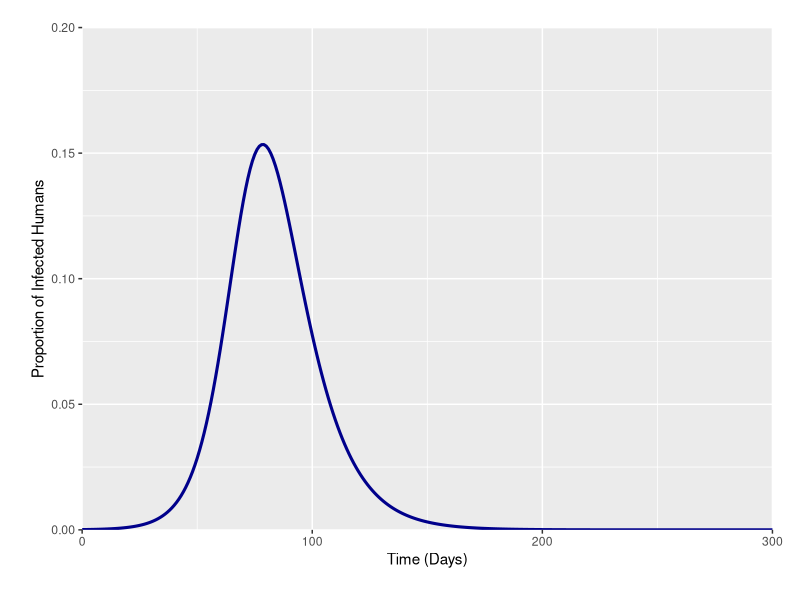
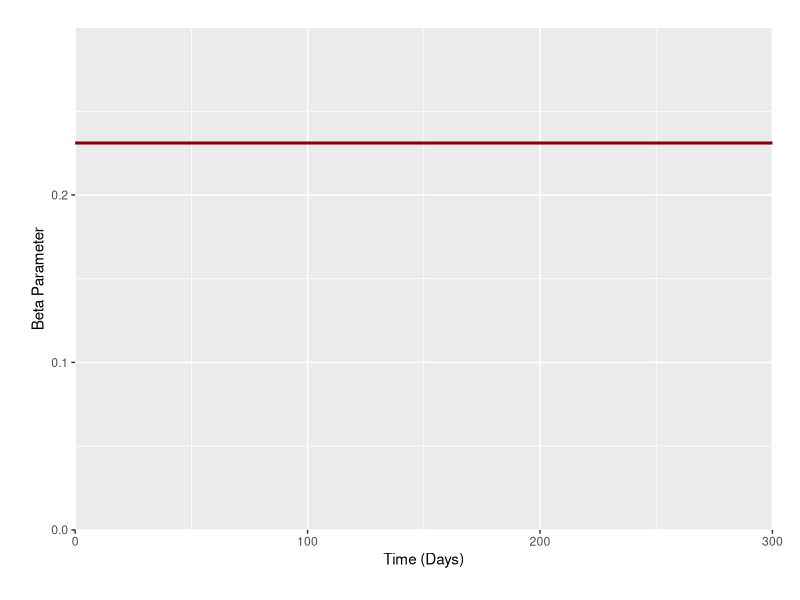
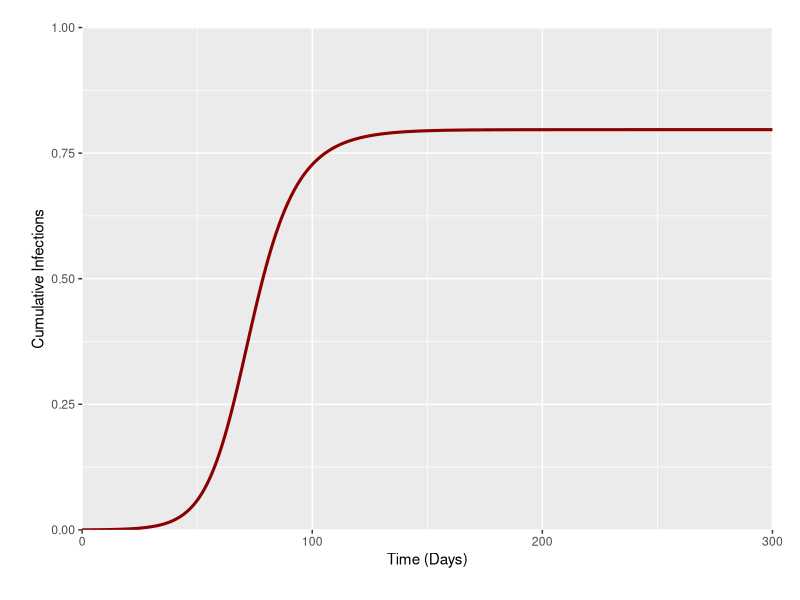
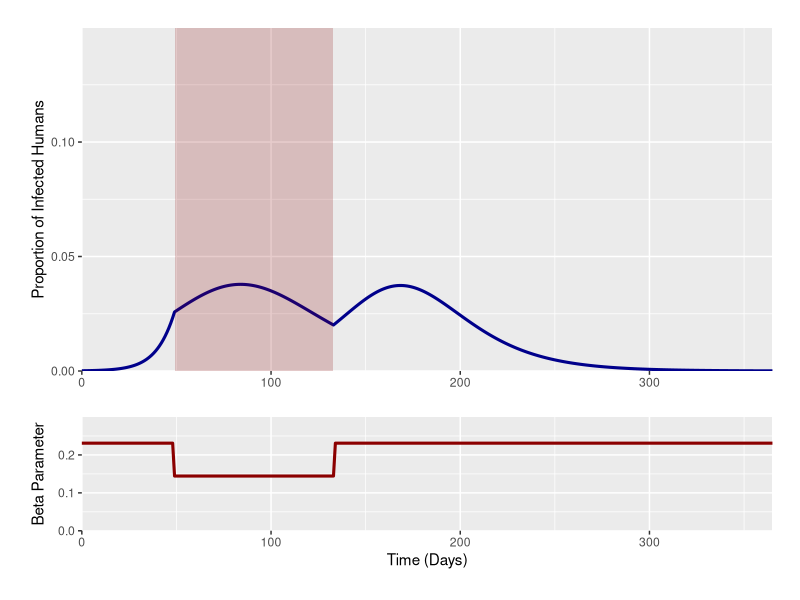
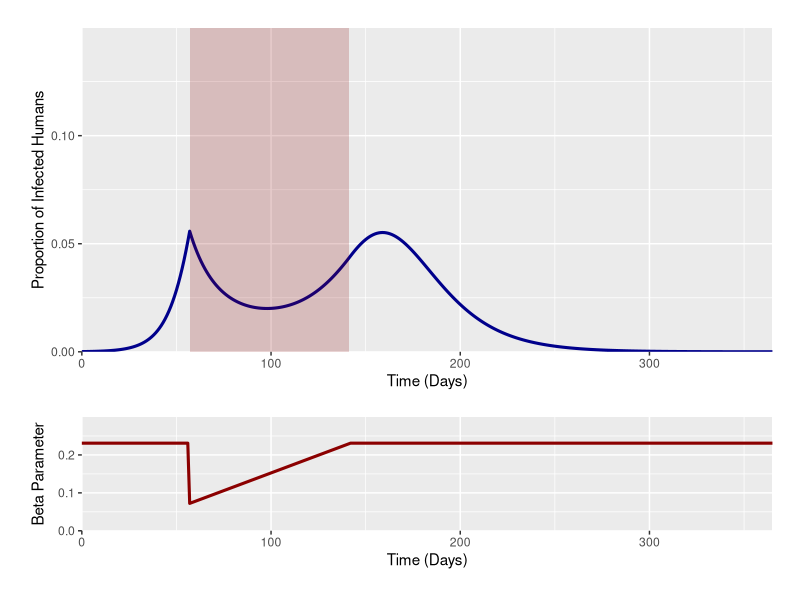
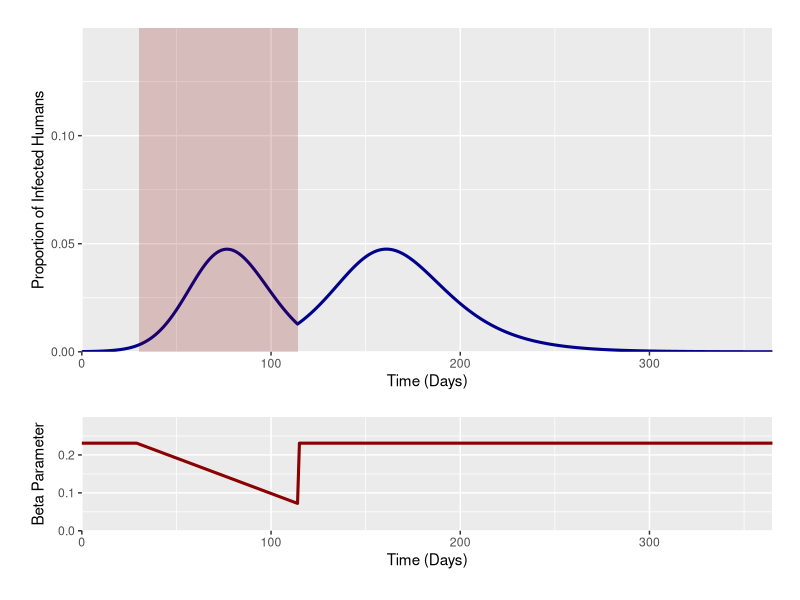
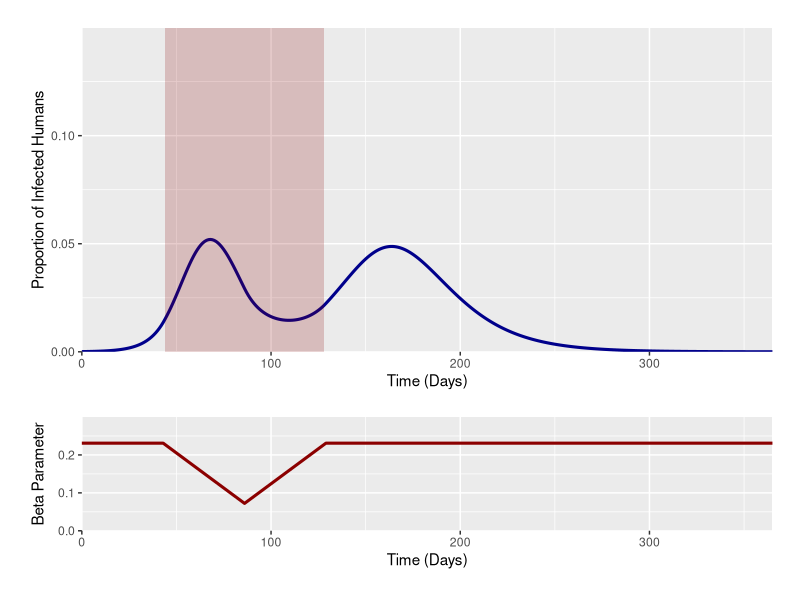

R code for these plots, in order:
rm(list=ls())
library("deSolve"); library("ggplot2"); library("cowplot")

GenTime <- function(T2, R0) {
  G = T2 * ((R0-1)/log(2))
  return(G)
}

#Decrease in Beta - Scenario 1
basebeta <- 2*(1/(GenTime(6,2)))
alteredbeta <- 2*(1/(GenTime(6,2)))*(1-0.375)

#Decrease in Beta - All Other Scenarios 
basebeta <- 2*(1/(GenTime(6,2)))
alteredbeta <- (2*(1/(GenTime(6,2)))*(1-0.375))/2

#### Baseline Model #### 

SIR <- function(time, state, parameters) {
  with(as.list(c(state, parameters)), {
    dS = - beta*S*I
    dI = beta*S*I - mu*I
    dR = mu*I 
    dC = beta*S*I
    return(list(c(dS,dI,dR,dC)))
  })
}

init <- c(S = 0.9999, I = 0.0001, R = 0, C = 0)
times <- seq(0,300,by = 1)
parms = c(mu = 1/(GenTime(6,2)),
          beta = (2*(1/(GenTime(6,2)))))
outbase <- data.frame(ode(y = init, func = SIR, times = times, parms = parms))
outbase[,6] <- as.numeric(parms[2])


#Plotting
outdata <- rbind(data.frame("Compartment" = "Infec", "Times" = outbase[,1], "Prev" = outbase[,3]),
                 data.frame("Compartment" = "Susc", "Times" = outbase[,1], "Prev" = outbase[,2]),
                 data.frame("Compartment" = "Rec", "Times" = outbase[,1], "Prev" = outbase[,4]),
                 data.frame("Compartment" = "Cumulative", "Times" = outbase[,1], "Prev" = outbase[,5]),
                 data.frame("Compartment" = "Beta", "Times" = outbase[,1], "Prev" = outbase[,6]))

ggplot(data = outdata[outdata$Compartment == "Infec",], aes(x = Times, y = Prev)) + geom_line(size = 1.05, col = "darkblue") +
  labs(x ="Time (Days)", y = "Proportion of Infected Humans") +
  scale_y_continuous(limits = c(0,0.2) ,  expand = c(0,0)) +
  theme(legend.position = "bottom", legend.title = element_blank(),
        legend.spacing.x = unit(0.3, 'cm'), legend.text=element_text(size=11), plot.margin=unit(c(0.7,0.7,0.8,0.8),"cm")) +
  scale_x_continuous(expand = c(0, 0)) 

ggplot(data = outdata[outdata$Compartment == "Beta",], aes(x = Times, y = Prev)) + geom_line(size = 1.05, col = "darkred") +
  labs(x ="Time (Days)", y = "Beta Parameter") +
  scale_y_continuous(limits = c(0,0.3) ,  expand = c(0,0)) +
  theme(legend.position = "bottom", legend.title = element_blank(),
        legend.spacing.x = unit(0.3, 'cm'), legend.text=element_text(size=11), plot.margin=unit(c(0.7,0.7,0.8,0.8),"cm")) +
  scale_x_continuous(expand = c(0, 0)) 

ggplot(data = outdata[outdata$Compartment == "Cumulative",], aes(x = Times, y = Prev)) + geom_line(size = 1.05, col = "darkred") +
  labs(x ="Time (Days)", y = "Cumulative Infections") +
  scale_y_continuous(limits = c(0,1) ,  expand = c(0,0)) +
  theme(legend.position = "bottom", legend.title = element_blank(),
        legend.spacing.x = unit(0.3, 'cm'), legend.text=element_text(size=11), plot.margin=unit(c(0.7,0.7,0.8,0.8),"cm")) +
  scale_x_continuous(expand = c(0, 0)) 

#### SCENARIO 1 - Beta tatic Decrease #### 

betastatdecrease <- function(time, int_timestart, int_timeend) {
  ifelse((time >= int_timestart & time <= int_timeend),
         (2*(1/(GenTime(6,2))))*0.625,
         (2*(1/(GenTime(6,2)))))
}

SIR1 <- function(time, state, parameters) {
  with(as.list(c(state, parameters)), {
    dS = - betastatdecrease(time,int_timestart,int_timeend)*S*I
    dI = betastatdecrease(time,int_timestart,int_timeend)*S*I - mu*I
    dR = mu*I 
    dC = betastatdecrease(time,int_timestart,int_timeend)*S*I
    return(list(c(dS,dI,dR, dC)))
  })
}

init <- c(S = 0.9999, I = 0.0001, R = 0, C = 0)
times <- seq(0,365,by = 1)

trigday <- seq(1,100, by = 1)
stats <- data.frame(matrix(nrow = length(trigday), ncol = 4)); colnames(stats) <- c("TrigDay", "TimePeak", "PeakInf", "CumInf")

for(i in 1:length(trigday)) {
  parms = c(mu = 1/(GenTime(6,2)), int_timestart = trigday[i], int_timeend = trigday[i]+(12*7))
  out1 <- data.frame(ode(y = init, func = SIR1, times = times, parms = parms))
  stats[i,1] <- parms[2]
  stats[i,2] <- out1[,1][which(out1[,3] == max(out1[,3]))] #Time
  stats[i,3] <- out1[,3][which(out1[,3] == max(out1[,3]))] #No Inf
  stats[i,4] <- max(out1[,5]) 
  print(i/length(trigday))
}

stats[which.min(stats$PeakInf),]

parms = c(mu = 1/(GenTime(6,2)),
          int_timestart = as.numeric(stats[which.min(stats$PeakInf),][1]), 
          int_timeend = as.numeric(stats[which.min(stats$PeakInf),][1])+(12*7))

out1 <- data.frame(ode(y = init, func = SIR1, times = times, parms = parms))
out1$beta <- betastatdecrease(times, as.numeric(parms[2]), as.numeric(parms[3]))

#Plotting 

outdata1 <- rbind(data.frame("Compartment" = "Infec", "Times" = out1[,1], "Prev" = out1[,3]),
                  data.frame("Compartment" = "Susc", "Times" = out1[,1], "Prev" = out1[,2]),
                  data.frame("Compartment" = "Rec", "Times" = out1[,1], "Prev" = out1[,4]),
                  data.frame("Compartment" = "Cumulative", "Times" = out1[,1], "Prev" = out1[,5]),
                  data.frame("Compartment" = "Beta", "Times" = out1[,1], "Prev" = out1[,6]))

p11 <- ggplot(data = outdata1[outdata1$Compartment == "Infec",], aes(x = Times, y = Prev)) + geom_line(size = 1.05, col = "darkblue") +
  labs(y = "Proportion of Infected Humans") + scale_y_continuous(limits = c(0,0.15) ,  expand = c(0,0)) +
  theme(legend.position = "bottom", legend.title = element_blank(),
        legend.spacing.x = unit(0.3, 'cm'), legend.text=element_text(size=11), plot.margin=unit(c(0.7,0.7,0.8,0.8),"cm"), axis.title.x=element_blank()) +
  scale_x_continuous(expand = c(0, 0)) + annotate("rect", xmin = as.numeric(parms[2]), xmax = as.numeric(parms[3]), ymin = 0, ymax = 0.15, fill = "darkred", alpha = .2)

p21 <- ggplot(data = outdata1[outdata1$Compartment == "Beta",], aes(x = Times, y = Prev)) + geom_line(size = 1.05, col = "darkred") +
  labs(x ="Time (Days)", y = "Beta Parameter") + scale_y_continuous(limits = c(0,0.3) ,  expand = c(0,0)) +
  theme(legend.position = "bottom", legend.title = element_blank(),
        legend.spacing.x = unit(0.3, 'cm'), legend.text=element_text(size=11), plot.margin=unit(c(0.7,0.7,0.8,0.8),"cm")) +
  scale_x_continuous(expand = c(0, 0)) 

plot_grid(p11, NULL, p21, align = "v", nrow = 3, rel_heights = c(2, -0.15, 1))


#### SCENARIO 2 - Beta Decrease + Linear Increase #### 

betadecrease <- function(time, int_timestart, int_timeend, betastart, betaend) {
  betalin <- approxfun(x=c(int_timestart, int_timeend+1),y= c(betastart, betaend), method="linear", rule  =2)
  ifelse((time >= int_timestart & time <= int_timeend+1),
         betalin(time),
         (2*(1/(GenTime(6,2)))))
}

beta <- data.frame(seq(0,365))
beta$time <- betadecrease(times, 43, 43+(12*7), 
                          (2*(1/(GenTime(6,2)))*(1-0.375))/2, (2*(1/(GenTime(6,2)))))

SIR2 <- function(time, state, parameters) {
  with(as.list(c(state, parameters)), {
    dS = - betadecrease(time,int_timestart,int_timeend, beta_base, beta_int)*S*I
    dI = betadecrease(time,int_timestart,int_timeend, beta_base, beta_int)*S*I - mu*I
    dR = mu*I 
    dC = betadecrease(time,int_timestart,int_timeend, beta_base, beta_int)*S*I
    return(list(c(dS,dI,dR, dC)))
  })
}

init <- c(S = 0.9999, I = 0.0001, R = 0, C = 0)
times <- seq(0,365,by = 1)

trigday <- seq(1,100, by = 1)
stats2 <- data.frame(matrix(nrow = length(trigday), ncol = 4)); colnames(stats2) <- c("TrigDay", "TimePeak", "PeakInf", "CumInf")

for(i in 1:length(trigday)) {
  parms = c(mu = 1/(GenTime(6,2)), 
            int_timestart = trigday[i], 
            int_timeend = trigday[i]+(12*7), 
            beta_base = (2*(1/(GenTime(6,2)))*(1-0.375))/2,
            beta_int = 2*(1/(GenTime(6,2))))
  out2 <- data.frame(ode(y = init, func = SIR2, times = times, parms = parms))
  stats2[i,1] <- parms[2]
  stats2[i,2] <- out2[,1][which(out2[,3] == max(out2[,3]))] #Time
  stats2[i,3] <- out2[,3][which(out2[,3] == max(out2[,3]))] #No Inf
  stats2[i,4] <- max(out2[,5]) 
  print(i/length(trigday))
}

stats2[which.min(stats2$PeakInf),]

parms = c(mu = 1/(GenTime(6,2)),
          int_timestart = as.numeric(stats2[which.min(stats2$PeakInf),][1]), 
          int_timeend = as.numeric(stats2[which.min(stats2$PeakInf),][1])+(12*7),
          beta_base = (2*(1/(GenTime(6,2)))*(1-0.375))/2,
          beta_int = 2*(1/(GenTime(6,2))))

out2 <- data.frame(ode(y = init, func = SIR2, times = times, parms = parms))
out2$beta <- betadecrease(times, as.numeric(parms[2]), as.numeric(parms[3]), as.numeric(parms[4]), as.numeric(parms[5]))

#Plotting 

outdata2 <- rbind(data.frame("Compartment" = "Infec", "Times" = out2[,1], "Prev" = out2[,3]),
                  data.frame("Compartment" = "Susc", "Times" = out2[,1], "Prev" = out2[,2]),
                  data.frame("Compartment" = "Rec", "Times" = out2[,1], "Prev" = out2[,4]),
                  data.frame("Compartment" = "Cumulative", "Times" = out2[,1], "Prev" = out2[,5]),
                  data.frame("Compartment" = "Beta", "Times" = out2[,1], "Prev" = out2[,6]))

p12 <- ggplot(data = outdata2[outdata2$Compartment == "Infec",], aes(x = Times, y = Prev)) + geom_line(size = 1.05, col = "darkblue") +
  labs(x ="Time (Days)", y = "Proportion of Infected Humans") + scale_y_continuous(limits = c(0,0.15) ,  expand = c(0,0)) +
  theme(legend.position = "bottom", legend.title = element_blank(),
        legend.spacing.x = unit(0.3, 'cm'), legend.text=element_text(size=11), plot.margin=unit(c(0.7,0.7,0.8,0.8),"cm")) +
  scale_x_continuous(expand = c(0, 0)) + annotate("rect", xmin = as.numeric(parms[2]), xmax = as.numeric(parms[3]), ymin = 0, ymax = 0.15, fill = "darkred", alpha = .2)

p22 <- ggplot(data = outdata2[outdata2$Compartment == "Beta",], aes(x = Times, y = Prev)) + geom_line(size = 1.05, col = "darkred") +
  labs(x ="Time (Days)", y = "Beta Parameter") + scale_y_continuous(limits = c(0,0.3) ,  expand = c(0,0)) +
  theme(legend.position = "bottom", legend.title = element_blank(),
        legend.spacing.x = unit(0.3, 'cm'), legend.text=element_text(size=11), plot.margin=unit(c(0.7,0.7,0.8,0.8),"cm")) +
  scale_x_continuous(expand = c(0, 0)) 

plot_grid(p12, NULL, p22, align = "v", nrow = 3, rel_heights = c(2, -0.15, 1))

#### SCENARIO 3 - Beta Linear Decrease #### 

betadecrease <- function(time, int_timestart, int_timeend, betastart, betaend) {
  betalin <- approxfun(x=c(int_timestart-1, int_timeend),y= c(betastart, betaend), method="linear", rule  =2)
  ifelse((time >= int_timestart-1 & time <= int_timeend),
         betalin(time),
         (2*(1/(GenTime(6,2)))))
}

beta <- data.frame(seq(0,365))
beta$time <- betadecrease(times, 43, 43+(12*7), 
                          (2*(1/(GenTime(6,2)))),(2*(1/(GenTime(6,2)))*(1-0.375))/2)


SIR3 <- function(time, state, parameters) {
  with(as.list(c(state, parameters)), {
    dS = - betadecrease(time,int_timestart,int_timeend, beta_base, beta_int)*S*I
    dI = betadecrease(time,int_timestart,int_timeend, beta_base, beta_int)*S*I - mu*I
    dR = mu*I 
    dC = betadecrease(time,int_timestart,int_timeend, beta_base, beta_int)*S*I
    return(list(c(dS,dI,dR, dC)))
  })
}

init <- c(S = 0.9999, I = 0.0001, R = 0, C = 0)
times <- seq(0,365,by = 1)

trigday <- seq(1,100, by = 1)
stats3 <- data.frame(matrix(nrow = length(trigday), ncol = 4)); colnames(stats3) <- c("TrigDay", "TimePeak", "PeakInf", "CumInf")

for(i in 1:length(trigday)) {
  parms = c(mu = 1/(GenTime(6,2)), int_timestart = trigday[i], int_timeend = trigday[i]+(12*7), beta_base = 2*(1/(GenTime(6,2))),
            beta_int = (2*(1/(GenTime(6,2)))*(1-0.375))/2)
  out3 <- data.frame(ode(y = init, func = SIR3, times = times, parms = parms))
  stats3[i,1] <- parms[2]
  stats3[i,2] <- out3[,1][which(out3[,3] == max(out3[,3]))] #Time
  stats3[i,3] <- out3[,3][which(out3[,3] == max(out3[,3]))] #No Inf
  stats3[i,4] <- max(out3[,5]) 
  print(i/length(trigday))
}

stats3[which.min(stats3$PeakInf),]

parms = c(mu = 1/(GenTime(6,2)),
          int_timestart = as.numeric(stats3[which.min(stats3$PeakInf),][1]), 
          int_timeend = as.numeric(stats3[which.min(stats3$PeakInf),][1])+(12*7),
          beta_base = (2*(1/(GenTime(6,2)))),
          beta_int = (2*(1/(GenTime(6,2)))*(1-0.375))/2)

out3 <- data.frame(ode(y = init, func = SIR3, times = times, parms = parms))
out3$beta <- betadecrease(times, as.numeric(parms[2]), as.numeric(parms[3]), as.numeric(parms[4]), as.numeric(parms[5]))

#Plotting 

outdata3 <- rbind(data.frame("Compartment" = "Infec", "Times" = out3[,1], "Prev" = out3[,3]),
                  data.frame("Compartment" = "Susc", "Times" = out3[,1], "Prev" = out3[,2]),
                  data.frame("Compartment" = "Rec", "Times" = out3[,1], "Prev" = out3[,4]),
                  data.frame("Compartment" = "Cumulative", "Times" = out3[,1], "Prev" = out3[,5]),
                  data.frame("Compartment" = "Beta", "Times" = out3[,1], "Prev" = out3[,6]))

p13 <- ggplot(data = outdata3[outdata3$Compartment == "Infec",], aes(x = Times, y = Prev)) + geom_line(size = 1.05, col = "darkblue") +
  labs(x ="Time (Days)", y = "Proportion of Infected Humans") + scale_y_continuous(limits = c(0,0.15) ,  expand = c(0,0)) +
  theme(legend.position = "bottom", legend.title = element_blank(),
        legend.spacing.x = unit(0.3, 'cm'), legend.text=element_text(size=11), plot.margin=unit(c(0.7,0.7,0.8,0.8),"cm")) +
  scale_x_continuous(expand = c(0, 0)) + annotate("rect", xmin = as.numeric(parms[2]), xmax = as.numeric(parms[3]), ymin = 0, ymax = 0.15, fill = "darkred", alpha = .2)

p23 <- ggplot(data = outdata3[outdata3$Compartment == "Beta",], aes(x = Times, y = Prev)) + geom_line(size = 1.05, col = "darkred") +
  labs(x ="Time (Days)", y = "Beta Parameter") + scale_y_continuous(limits = c(0,0.3) ,  expand = c(0,0)) +
  theme(legend.position = "bottom", legend.title = element_blank(),
        legend.spacing.x = unit(0.3, 'cm'), legend.text=element_text(size=11), plot.margin=unit(c(0.7,0.7,0.8,0.8),"cm")) +
  scale_x_continuous(expand = c(0, 0)) 

plot_grid(p13, NULL, p23, align = "v", nrow = 3, rel_heights = c(2, -0.15, 1))

#### SCENARIO 4 - Beta Linear Decrease then Increase #### 

betaincdec <- function(time, int_timestart, int_timeend, betastart, betaend) {
  betadec <- approxfun(x=c(int_timestart-1, (int_timestart-1)+abs(((int_timestart-1)-(int_timeend+1))/2)), y= c(betastart, betaend), 
                       method="linear", rule = 2)
  betainc <- approxfun(x=c((int_timestart-1)+abs(((int_timestart-1)-(int_timeend+1))/2), int_timeend+1),y= c(betaend, betastart), 
                       method="linear", rule = 2)
  ifelse((time >= int_timestart & time <= int_timeend),
         ifelse((time >= int_timestart & time <=  int_timestart+abs((int_timestart-int_timeend)/2)),
                betadec(time),
                betainc(time)),
         2*(1/(GenTime(6,2))))
}

beta <- data.frame(seq(0,365))
beta$time <- betaincdec(times, 43, 43+(12*7), 
                   (2*(1/(GenTime(6,2)))),(2*(1/(GenTime(6,2)))*(1-0.375))/2)

SIR4 <- function(time, state, parameters) {
  with(as.list(c(state, parameters)), {
    dS = - betaincdec(time,int_timestart,int_timeend, beta_base, beta_int)*S*I
    dI = betaincdec(time,int_timestart,int_timeend, beta_base, beta_int)*S*I - mu*I
    dR = mu*I 
    dC = betaincdec(time,int_timestart,int_timeend, beta_base, beta_int)*S*I
    return(list(c(dS,dI,dR, dC)))
  })
}

init <- c(S = 0.9999, I = 0.0001, R = 0, C = 0)
times <- seq(0,365,by = 1)

trigday <- seq(1,100, by = 1)
stats4 <- data.frame(matrix(nrow = length(trigday), ncol = 4)); colnames(stats4) <- c("TrigDay", "TimePeak", "PeakInf", "CumInf")

for(i in 1:length(trigday)) {
  parms = c(mu = 1/(GenTime(6,2)), int_timestart = trigday[i], int_timeend = trigday[i]+(12*7), beta_base = 2*(1/(GenTime(6,2))),
            beta_int = (2*(1/(GenTime(6,2)))*(1-0.375))/2)
  out4 <- data.frame(ode(y = init, func = SIR4, times = times, parms = parms))
  stats4[i,1] <- parms[2]
  stats4[i,2] <- out4[,1][which(out4[,3] == max(out4[,3]))] #Time
  stats4[i,3] <- out4[,3][which(out4[,3] == max(out4[,3]))] #No Inf
  stats4[i,4] <- max(out3[,5]) 
  print(i/length(trigday))
}

stats4[which.min(stats4$PeakInf),]

parms = c(mu = 1/(GenTime(6,2)),
          int_timestart = as.numeric(stats4[which.min(stats4$PeakInf),][1]), 
          int_timeend = as.numeric(stats4[which.min(stats4$PeakInf),][1])+(12*7),
          beta_base = (2*(1/(GenTime(6,2)))),
          beta_int = (2*(1/(GenTime(6,2)))*(1-0.375))/2)

out4 <- data.frame(ode(y = init, func = SIR4, times = times, parms = parms))
out4$beta <- betaincdec(times, as.numeric(parms[2]), as.numeric(parms[3]), as.numeric(parms[4]), as.numeric(parms[5]))

#Plotting 

outdata4 <- rbind(data.frame("Compartment" = "Infec", "Times" = out4[,1], "Prev" = out4[,3]),
                  data.frame("Compartment" = "Susc", "Times" = out4[,1], "Prev" = out4[,2]),
                  data.frame("Compartment" = "Rec", "Times" = out4[,1], "Prev" = out4[,4]),
                  data.frame("Compartment" = "Cumulative", "Times" = out4[,1], "Prev" = out4[,5]),
                  data.frame("Compartment" = "Beta", "Times" = out4[,1], "Prev" = out4[,6]))

p14 <- ggplot(data = outdata4[outdata4$Compartment == "Infec",], aes(x = Times, y = Prev)) + geom_line(size = 1.05, col = "darkblue") +
  labs(x ="Time (Days)", y = "Proportion of Infected Humans") + scale_y_continuous(limits = c(0,0.15) ,  expand = c(0,0)) +
  theme(legend.position = "bottom", legend.title = element_blank(),
        legend.spacing.x = unit(0.3, 'cm'), legend.text=element_text(size=11), plot.margin=unit(c(0.7,0.7,0.8,0.8),"cm")) +
  scale_x_continuous(expand = c(0, 0)) + annotate("rect", xmin = as.numeric(parms[2]), xmax = as.numeric(parms[3]), ymin = 0, ymax = 0.15, fill = "darkred", alpha = .2)

p24 <- ggplot(data = outdata4[outdata4$Compartment == "Beta",], aes(x = Times, y = Prev)) + geom_line(size = 1.05, col = "darkred") +
  labs(x ="Time (Days)", y = "Beta Parameter") + scale_y_continuous(limits = c(0,0.3) ,  expand = c(0,0)) +
  theme(legend.position = "bottom", legend.title = element_blank(),
        legend.spacing.x = unit(0.3, 'cm'), legend.text=element_text(size=11), plot.margin=unit(c(0.7,0.7,0.8,0.8),"cm")) +
  scale_x_continuous(expand = c(0, 0)) 

plot_grid(p14, NULL, p24, align = "v", nrow = 3, rel_heights = c(2, -0.15, 1))
